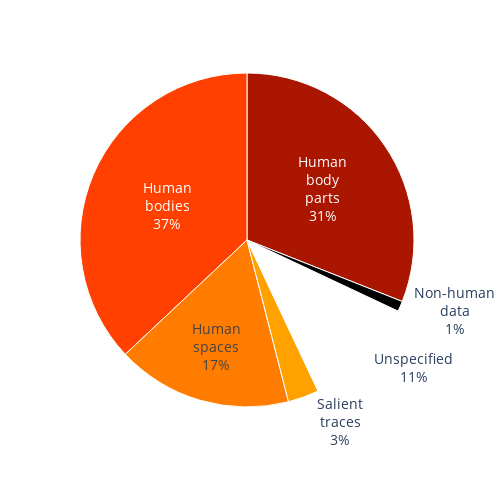

Source (notebook cell):
### Code cell
### Visualize pie chart
labels = ['Human body parts', 'Human bodies', 'Human spaces', 'Salient traces', 'Unspecified', 'Non-human data']  # in desired order for visualization
pretty_labels = list(map(lambda l: l.replace(' ', '<br>'), labels))
fig = px.pie(
    names=pretty_labels, values=[percentages[label] for label in labels], 
    width=500, height=500, color_discrete_sequence=['#AA1600', '#FF4000', '#FF7C00', '#FFA200'] + ['white', 'black'])
fig.update_layout(showlegend=False, font_size=15, paper_bgcolor='rgba(0,0,0,0)', plot_bgcolor='rgba(0,0,0,0)')
fig.update_traces(textinfo='percent+label', rotation=0, insidetextorientation='horizontal', textfont_size=14, sort=False, marker=dict(line=dict(color='white', width=1)))
plotly.io.write_image(fig, os.path.join(figs_dir, f'pie.png'),scale=10)
fig

### Figure 1 — Plotly figure (JSON) as saved in the notebook; plotly's stock layout.template omitted (floating-point values rounded to 4 significant figures)
{"data": [{"domain": {"x": [0, 1], "y": [0, 1]}, "hovertemplate": "label=%{label}<br>value=%{value}<extra></extra>", "insidetextorientation": "horizontal", "labels": ["Human<br>body<br>parts", "Human<br>bodies", "Human<br>spaces", "Salient<br>traces", "Unspecified", "Non-human<br>data"], "legendgroup": "", "marker": {"line": {"color": "white", "width": 1}}, "name": "", "rotation": 0, "showlegend": true, "sort": false, "textfont": {"size": 14}, "textinfo": "percent+label", "type": "pie", "values": [0.31, 0.37, 0.17, 0.03, 0.11, 0.01]}], "layout": {"font": {"size": 15}, "height": 500, "legend": {"tracegroupgap": 0}, "margin": {"t": 60}, "paper_bgcolor": "rgba(0, 0, 0, 0)", "piecolorway": ["#AA1600", "#FF4000", "#FF7C00", "#FFA200", "white", "black"], "plot_bgcolor": "rgba(0, 0, 0, 0)", "showlegend": false, "width": 500}}
